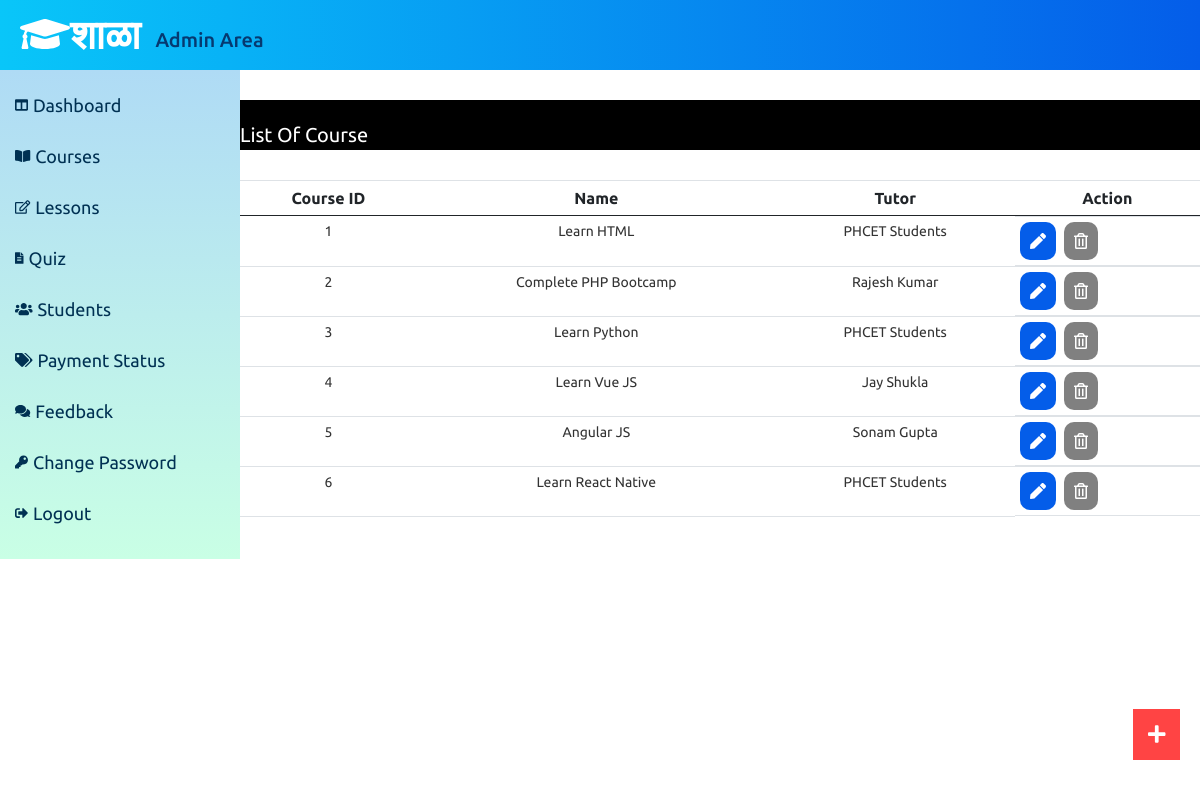
The page /Admin/courses.php (signed in) on the database its author committed.
### tables this page shows
CREATE TABLE `course` (
  `course_id` int(11) NOT NULL,
  `course_name` text NOT NULL,
  `course_desc` text NOT NULL,
  `course_author` varchar(255) NOT NULL,
  `course_img` text NOT NULL,
  `course_duration` text NOT NULL,
  `course_price` int(11) NOT NULL,
  `course_original_price` int(11) NOT NULL
);

### Admin/courses.php (the view, shortened to what this page needs)
<?php
include('./adminInclude/adminheader.php');
include('../dbconnection.php');
?>
    <div class="Content">
        <div class="heading">
            <p style="text-align: left">List Of Course</p>
        </div>
        <?php
         $sql = "SELECT * FROM course";
         $result = $conn->query($sql);
         if($result->num_rows > 0){
        ?>
        <table class="table">
            <thead>
                <tr>
                    <th scope="col">Course ID</th>
                    <th scope="col">Name</th>
                    <th scope="col">Tutor</th>
                    <th scope="col">Action</th>
                </tr>
            </thead>
            <tbody>
                <?php while($row = $result->fetch_assoc()){
                echo '<tr>';
                    echo '<td scope="row">'.$row['course_id'].'</td>';
                    echo '<td scope="row">'.$row['course_name'].'</td>';
                    echo '<td scope="row">'.$row['course_author'].'</td>';
                    echo '<td scope="row" style="display:flex;">';
                        echo '
                      <form action="editcourse.php" method="POST" class="d-inline">
                       <input type="hidden" name="id" value='.$row["course_id"].'>
                        <button type="submit" class="penbtn" name="view" value="View">
                            <i class="fas fa-pen"></i>
                        </button>
                      </form>
                        <form action="" method="POST" class="d-inline">
                        <input type="hidden" name="id" value='.$row["course_id"].'>
                          <button type="submit" class="trashbtn" name="delete" value="Delete">
                            <i class="far fa-trash-alt"></i>
                          </button>
                        </form>
                    </td>
                </tr>';
             } ?>
            </tbody>
        </table>
        <?php } else{
            echo "0 Result";
        }
        ?>
    </div>
    <div>
        <a class="box" href="addCourse.php"><i class="fas fa-plus fa-2x"></i></a>
    </div>
<?php
include('./adminInclude/adminfooter.php');
?>

### css/adminstyle.css (style rules this page uses)
* { font-family: "Ubuntu", sans-serif; margin: 0; padding: 0; border: none; outline: none; text-decoration: none; }
html { overflow-x: hidden; font-size: 62.5%; }
.Content { margin-top: 100px; width: 80%; display: flex; justify-content: flex-start; align-items: center; flex-direction: column; }
.heading { background: #000; color: #fff; padding-top: 20px; font-size: 20px; height: 50px; width: 100%; }
table { margin-bottom: 50px; margin-top: 30px; border-collapse: collapse; text-align: center; }
tr { display: table-row; }
.table th { font-size: 16px; font-weight: 700; }
.table td { font-size: 14px; font-weight: normal; color: #333; }
.table td, .table th { padding: 10px; border-top: 1px solid #dee2e6; }
th { border-bottom: 2px solid #dee2e6; }
.table td .trashbtn { cursor: pointer; padding: 7px 10px; background: #808080; color: #fff; font-size: 16px; border-radius: 10px; }
.table td .penbtn { cursor: pointer; padding: 7px 10px; background: #045de9; color: #fff; font-size: 16px; border-radius: 10px; margin-right: 8px; }
.box { position: fixed; bottom: 20px; right: 20px; margin-bottom: 20px; background: #f44; color: #fff; padding: 15px; }

### rows shown on the page
course: course_id "1", course_name "Learn HTML", course_author "PHCET Students"
course: course_id "2", course_name "Complete PHP Bootcamp", course_author "Rajesh Kumar"
course: course_id "3", course_name "Learn Python", course_author "PHCET Students"
course: course_id "4", course_name "Learn Vue JS", course_author "Jay Shukla"
course: course_id "5", course_name "Angular JS", course_author "Sonam Gupta"
course: course_id "6", course_name "Learn React Native", course_author "PHCET Students"
